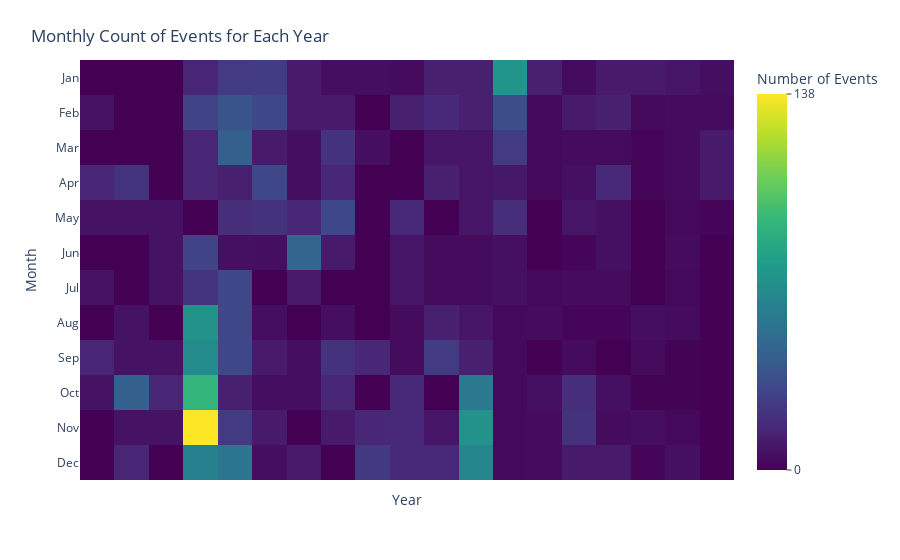

The notebook cell this image was saved under:
### Markdown cell above
#### Heatmap Monthly Counts for Each Year - Plotly

### Code cell
#### Heatmap Monthly Counts for Each Year - Plotly


# Count the number of events per month and year
monthly_counts = df_rabies_raw.groupby(['Year', 'Month']).size().reset_index(name='Counts')

# Create a Pivot Table
monthly_counts_pivot = monthly_counts.pivot(index='Month', columns='Year', values='Counts').fillna(0)

# Convert the pivot table back to long format for Plotly
monthly_counts_long = monthly_counts_pivot.reset_index().melt(id_vars='Month', var_name='Year', value_name='Counts')

# Define month names for better readability
monthly_counts_long['Month'] = monthly_counts_long['Month'].apply(lambda x: month_names[x-1])

# Create the heatmap with a lighter color palette
fig = px.imshow(monthly_counts_pivot.values, 
                labels=dict(x="Year", y="Month", color="Counts"), 
                x=monthly_counts_pivot.columns, 
                y=month_names, 
                color_continuous_scale='viridis')

# Update the layout for better readability and interactivity
fig.update_layout(
    title={
        'text': 'Monthly Count of Events for Each Year',
        'x': 0.2,
        'xanchor': 'center',
        'yanchor': 'top'
    },
    xaxis_title='Year',
    yaxis_title='Month',
    coloraxis_colorbar=dict(
        title="Number of Events",
        tickvals=[0, monthly_counts_pivot.values.max()],
        ticktext=['0', str(int(monthly_counts_pivot.values.max()))],
        ticks="outside"
    ),
    plot_bgcolor='white',  # Set background color to white
    xaxis=dict(showgrid=True, gridcolor='lightgrey'),  # Add grid lines for x-axis
    yaxis=dict(showgrid=True, gridcolor='lightgrey')   # Add grid lines for y-axis
)

# Update the layout for better aesthetics
fig.update_xaxes(tickangle=-45)
fig.update_layout(
    xaxis=dict(
        tickmode='array',
        tickvals=list(range(len(monthly_counts_pivot.columns))),
        ticktext=[str(year) for year in monthly_counts_pivot.columns]
    ),
    yaxis=dict(
        tickmode='array',
        tickvals=list(range(12)),
        ticktext=month_names
    )
)

# Save the interactive plot to an HTML file
html_content = fig.to_html(include_plotlyjs='cdn', full_html=False)
minified_html = htmlmin.minify(html_content, remove_comments=True, reduce_empty_attributes=True)

with open("../assets/plots/interactive_rabies_events_by_month_and_year.html", "w") as f:
    f.write(minified_html)

# print("Interactive plot saved as HTML file.")

# Show the interactive plot
fig.show()

### Figure 1 — Plotly figure (JSON) as saved in the notebook; plotly's stock layout.template omitted (floating-point values rounded to 4 significant figures; data arrays with more than 128 entries replaced by an {"elided": "..."} marker saying what was removed)
{"data": [{"coloraxis": "coloraxis", "hovertemplate": "Year: %{x}<br>Month: %{y}<br>Counts: %{z}<extra></extra>", "name": "0", "type": "heatmap", "x": [2006, 2007, 2008, 2009, 2010, 2011, 2012, 2013, 2014, 2015, 2016, 2017, 2018, 2019, 2020, 2021, 2022, 2023, 2024], "xaxis": "x", "y": ["Jan", "Feb", "Mar", "Apr", "May", "Jun", "Jul", "Aug", "Sep", "Oct", "Nov", "Dec"], "yaxis": "y", "z": {"elided": "12x19 int values"}}], "layout": {"coloraxis": {"colorbar": {"ticks": "outside", "ticktext": ["0", "138"], "tickvals": [0, 138], "title": {"text": "Number of Events"}}, "colorscale": [[0, "#440154"], [0.1111, "#482878"], [0.2222, "#3e4989"], [0.3333, "#31688e"], [0.4444, "#26828e"], [0.5556, "#1f9e89"], [0.6667, "#35b779"], [0.7778, "#6ece58"], [0.8889, "#b5de2b"], [1, "#fde725"]]}, "margin": {"t": 60}, "plot_bgcolor": "white", "title": {"text": "Monthly Count of Events for Each Year", "x": 0.2, "xanchor": "center", "yanchor": "top"}, "xaxis": {"anchor": "y", "constrain": "domain", "domain": [0, 1], "gridcolor": "lightgrey", "scaleanchor": "y", "showgrid": true, "tickangle": -45, "tickmode": "array", "ticktext": ["2006", "2007", "2008", "2009", "2010", "2011", "2012", "2013", "2014", "2015", "2016", "2017", "2018", "2019", "2020", "2021", "2022", "2023", "2024"], "tickvals": [0, 1, 2, 3, 4, 5, 6, 7, 8, 9, 10, 11, 12, 13, 14, 15, 16, 17, 18], "title": {"text": "Year"}}, "yaxis": {"anchor": "x", "autorange": "reversed", "constrain": "domain", "domain": [0, 1], "gridcolor": "lightgrey", "showgrid": true, "tickmode": "array", "ticktext": ["Jan", "Feb", "Mar", "Apr", "May", "Jun", "Jul", "Aug", "Sep", "Oct", "Nov", "Dec"], "tickvals": [0, 1, 2, 3, 4, 5, 6, 7, 8, 9, 10, 11], "title": {"text": "Month"}}}}
